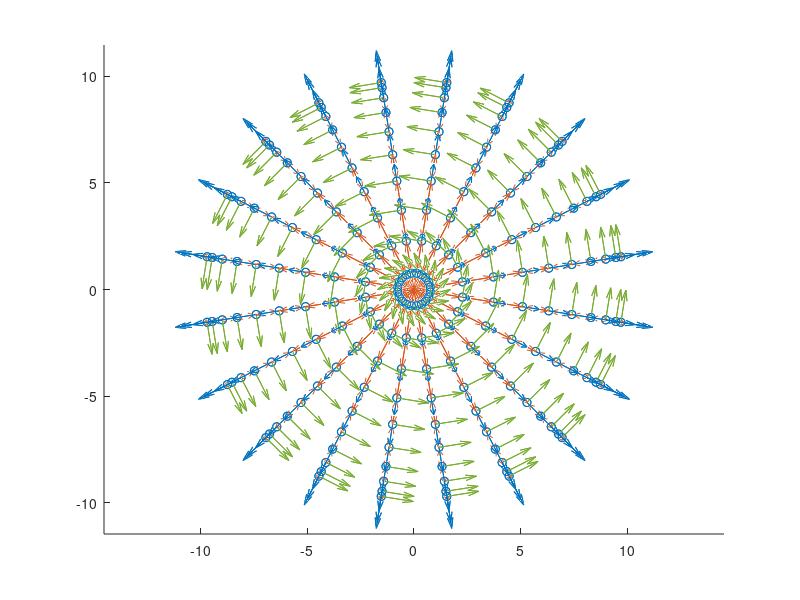

This chart was generated by the following MATLAB code: (Note: this script raises an error after producing the figure.)
clear all; close all; clc;
[x,y,z] = sphere;
Sphere.r = 10;
Sphere.c = [0 0 0];
Sphere.x = Sphere.r*x + Sphere.c(1);
Sphere.y = Sphere.r*y + Sphere.c(2);
Sphere.z = Sphere.r*z + Sphere.c(3);

for i = 1:size(Sphere.x,1) - 1
    for j = 1:size(Sphere.x,2) - 1
        c1 = [Sphere.x(i,j) Sphere.y(i,j) Sphere.z(i,j)];
        c2 = [Sphere.x(i+1,j) Sphere.y(i+1,j) Sphere.z(i+1,j)];
        c3 = [Sphere.x(i+1,j+1) Sphere.y(i+1,j+1) Sphere.z(i+1,j+1)];
        c4 = [Sphere.x(i,j+1) Sphere.y(i,j+1) Sphere.z(i,j+1)];
        cp = .25*(c1 + c2 + c3 + c4);
        Sphere.CP.x(i,j) = cp(1);
        Sphere.CP.y(i,j) = cp(2);
        Sphere.CP.z(i,j) = cp(3);
        
        Sphere.c1.x(i,j) = c1(1);
        Sphere.c1.y(i,j) = c1(2);
        Sphere.c1.z(i,j) = c1(3);
        
        Sphere.c2.x(i,j) = c2(1);
        Sphere.c2.y(i,j) = c2(2);
        Sphere.c2.z(i,j) = c2(3);
        
        Sphere.c3.x(i,j) = c3(1);
        Sphere.c3.y(i,j) = c3(2);
        Sphere.c3.z(i,j) = c3(3);
        
        Sphere.c4.x(i,j) = c4(1);
        Sphere.c4.y(i,j) = c4(2);
        Sphere.c4.z(i,j) = c4(3);
        
        t1 =  -.5*(.5*(c1+c2) -.5*(c3+c4));
        t1 = t1/sqrt(dot(t1,t1));
        n = cross(c4-c2,c3-c1);
        n = n/(sqrt(dot(n,n)));
        t2 = cross(t1,n);
        Sphere.n.x(i,j) = n(1);
        Sphere.n.y(i,j) = n(2);
        Sphere.n.z(i,j) = n(3);
        Sphere.t1.x(i,j) = t1(1);
        Sphere.t1.y(i,j) = t1(2);
        Sphere.t1.z(i,j) = t1(3);
        Sphere.t2.x(i,j) = t2(1);
        Sphere.t2.y(i,j) = t2(2);
        Sphere.t2.z(i,j) = t2(3);
        
    end
end

A = zeros(numel(Sphere.CP.x),numel(Sphere.CP.x));
B = A;
hold all
scatter3(Sphere.CP.x(:),Sphere.CP.y(:),Sphere.CP.z(:));
quiver3(Sphere.CP.x(:),Sphere.CP.y(:),Sphere.CP.z(:),Sphere.n.x(:),Sphere.n.y(:),Sphere.n.z(:));
quiver3(Sphere.CP.x(:),Sphere.CP.y(:),Sphere.CP.z(:),Sphere.t1.x(:),Sphere.t1.y(:),Sphere.t1.z(:));
quiver3(Sphere.CP.x(:),Sphere.CP.y(:),Sphere.CP.z(:),Sphere.t2.x(:),Sphere.t2.y(:),Sphere.t2.z(:));
axis equal

for i = 1:numel(Sphere.CP.x)
    trg = [Sphere.CP.x(i) Sphere.CP.y(i) Sphere.CP.z(i)];
    tnm = [Sphere.n.x(i) Sphere.n.y(i) Sphere.n.z(i)];
    for j = 1:numel(Sphere.CP.x)
        src = [Sphere.CP.x(j) Sphere.CP.y(j) Sphere.CP.z(j)];
        snm = [Sphere.n.x(j) Sphere.n.y(j) Sphere.n.z(j)];
        src = src + .25*snm;
        ome = snm;
        
        c1 = [Sphere.c1.x(j) Sphere.c1.y(j) Sphere.c1.z(j)];
        c2 = [Sphere.c2.x(j) Sphere.c2.y(j) Sphere.c2.z(j)];
        c3 = [Sphere.c3.x(j) Sphere.c3.y(j) Sphere.c3.z(j)];
        c4 = [Sphere.c4.x(j) Sphere.c4.y(j) Sphere.c4.z(j)];
        V = DirectVel(src - trg, ome);
        V1 = LinVel(c1,c2,trg,1);
        V2 = LinVel(c2,c3,trg,1);
        V3 = LinVel(c3,c4,trg,1);
        V4 = LinVel(c4,c1,trg,1);
        V = V1 + V2 + V3 + V4;
        %B(i,j) = sqrt(V(1)*V(1) + V(2)*V(2) + V(3)*V(3));
        A(i,j) = n(1)*V(1) + n(2)*V(2) + n(3)*V(3);
    end
    disp([i numel(Sphere.CP.x)]);
end

Sphere.RHS = zeros(size(Sphere.x,1) - 1,size(Sphere.y,1) - 1);
Vinf = [10 0 0];
for i = 1:size(Sphere.x,1) - 1
    for j = 1:size(Sphere.x,2) - 1
        Sphere.RHS(i,j) = ...
            sqrt((dot(Vinf,[Sphere.t1.x(i,j) Sphere.t1.y(i,j) Sphere.t1.z(i,j)])^2) + ...
            (dot(Vinf,[Sphere.t2.x(i,j) Sphere.t2.y(i,j) Sphere.t2.z(i,j)]))^2);       
    end
end
    
E = A;
E(end,:) = 1;
    
rhs = Sphere.RHS(:);

RHS = rhs;
RHS(end) = 0;
gam = E\RHS;

Sphere.Gamma = zeros(size(Sphere.RHS));
Sphere.Gamma(:) = gam;
surf(Sphere.x, Sphere.y, Sphere.z, Sphere.Gamma);
